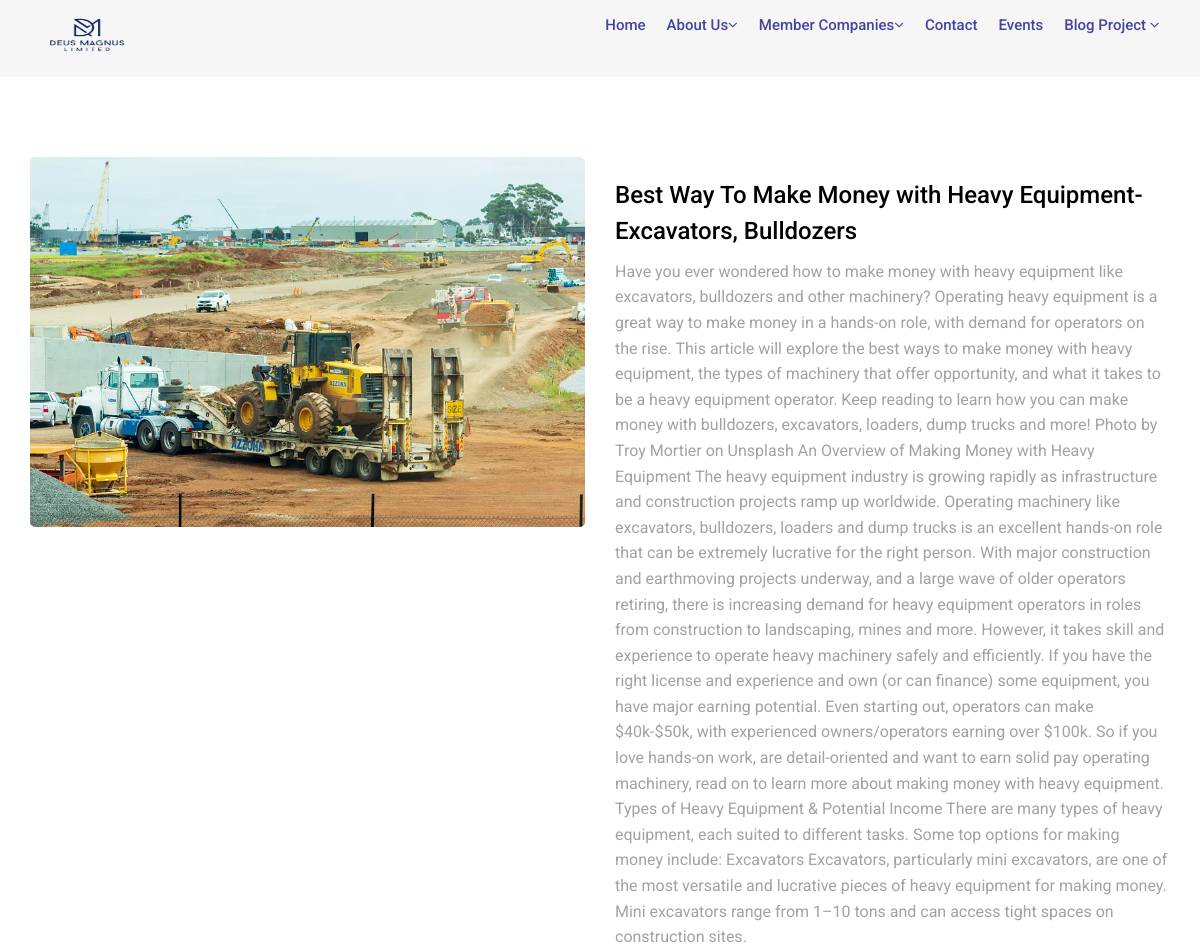
Page /article3/2/ (upper part) on the earlier database version.
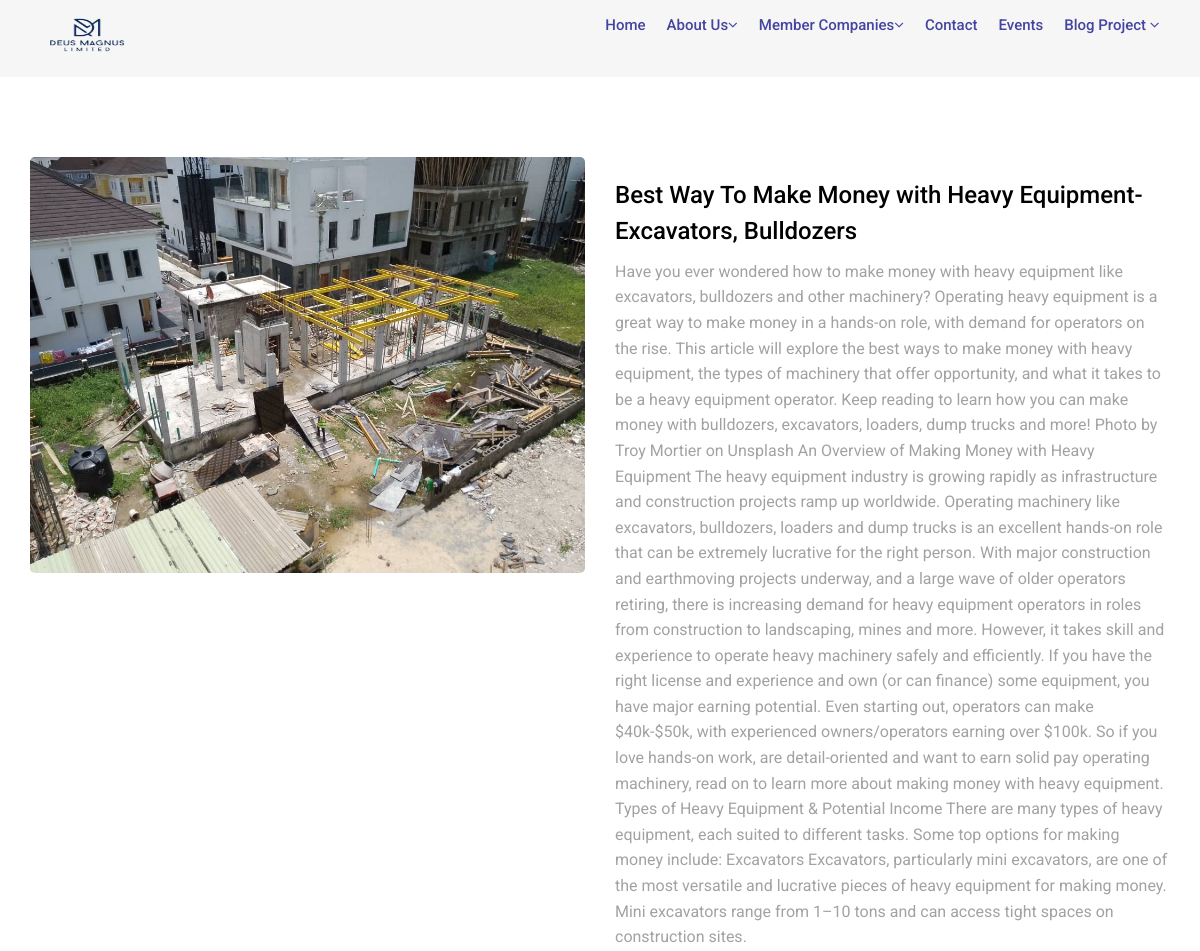
Same page on the later database version.
### deus_magnus/models.py (models this page shows, shortened)
class LastDeusMagnusMainPicturePost(models.Model):
    last_deus_magnus_title = models.CharField(max_length=255, blank=True, null=True)
    last_deus_magnus_description = models.TextField()
    last_deus_magnus_slug = models.SlugField (max_length=255,blank=True, null=True)
    last_deus_magnus_image = models.ImageField(upload_to='images2/')
    last_deus_magnus_publish_date = models.DateTimeField (auto_now_add= True)
    last_deus_magnus_author = models.ForeignKey(User, on_delete=models.CASCADE)
    class Meta:
        ordering =['last_deus_magnus_publish_date']

### deus_magnus/views.py (the view, shortened to what this page needs)
# urls.py: path('article3/<int:pk>/', LastConstructionDetailViewArticleDetailView.as_view(), name="last_detail"),
class LastConstructionDetailViewArticleDetailView(DetailView):
    model = LastDeusMagnusMainPicturePost
    template_name = 'deus_magnus/last_article_detail.html'
    context_object_name = 'last_construction'
    def get_context_data(self, **kwargs):
        context = super().get_context_data(**kwargs)
        context['subs_2'] = SubPicture_2.objects.all()
        return context

### templates/deus_magnus/last_article_detail.html (shortened to what this page needs)
{% extends "base.html" %}
{% load static %}
{% block content %}
<br><br><br>
<section class="section">
    <div class="container">
        <div class=" ">
            <div class="row">
                <div class="col-md-6 shop-media">
                    <div class="row">
                        <div class="col-md-12">
                            <div class="image-wrap entry">
                                {% if last_construction.last_deus_magnus_image %}
                                <img src="{{ last_construction.last_deus_magnus_image.url }}" style="border-radius:5px;" alt="" class="img-responsive">
                                {% endif %}
                            </div>
                        </div>
                    </div>
                </div>
                <div class="col-md-6">
                    <div class="shop-desc">
                        <h3>{{ last_construction.last_deus_magnus_title }}</h3>
                        <p>{{ last_construction.last_deus_magnus_description }}</p>
                    </div>
                </div>
            </div>
            <div class="related-products">
                <div class="row blog-grid shop-grid">
                    {% for sub_2 in subs_2 %}
                </div>
                {% endfor %}
                    </div>
{% endblock %}

Differences in the rows shown:
changed LastDeusMagnusMainPicturePost "Best Way To Make Money with Heavy Equipment- Excavators, Bulldozers": last_deus_magnus_image: a different picture
